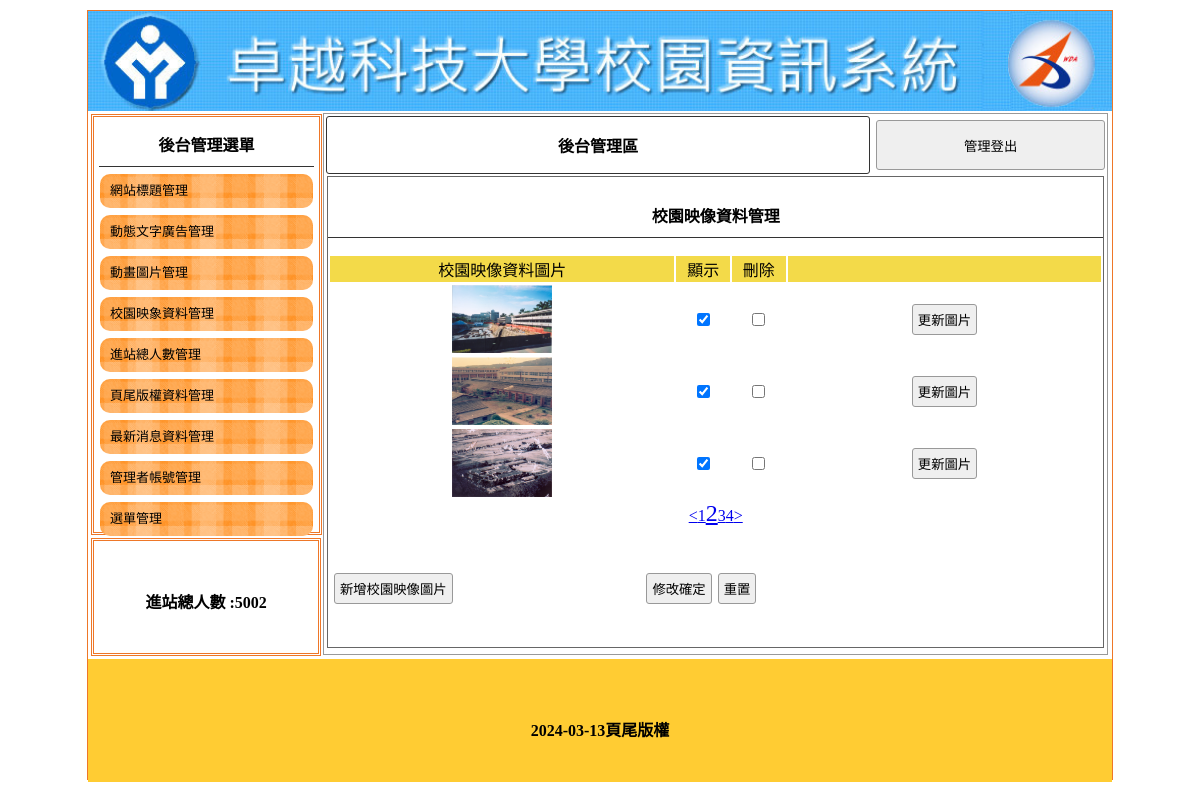
The page /back.php?do=image&p=2 on the database its author committed.
### tables this page shows
CREATE TABLE `titles` (
  `id` int(10) UNSIGNED NOT NULL,
  `img` text NOT NULL,
  `text` text NOT NULL,
  `sh` int(1) NOT NULL DEFAULT 0
);

CREATE TABLE `total` (
  `id` int(10) UNSIGNED NOT NULL,
  `total` int(5) NOT NULL
);

CREATE TABLE `image` (
  `id` int(10) UNSIGNED NOT NULL,
  `img` text NOT NULL,
  `sh` int(1) NOT NULL DEFAULT 1
);

CREATE TABLE `bottom` (
  `id` int(10) UNSIGNED NOT NULL,
  `bottom` text NOT NULL
);

### api/db.php (called while the page is built, shortened)
<?php
class DB
{
    protected $dsn = "mysql:host=localhost;charset=utf8;dbname=c1-06";
    protected $pdo;
    protected $table;
    public function __construct($table)
    {
        $this->table = $table;
        $this->pdo = new PDO($this->dsn, 'root', '');
    }
    private function a2s($array)
    {
        foreach ($array as $col => $value) {
            $tmp[] = "`$col`='$value'";
        }
        return $tmp;
    }
    function find($id)
    {
        $sql = "select * from `$this->table` where ";
        if (is_array($id)) {
            $tmp = $this->a2s($id);
            $sql .= join(" && ", $tmp);
        } elseif (is_numeric($id)) {
            $sql .= "`id`='$id'";
        } else {
            echo "x type";
        }
        return $this->pdo->query($sql)->fetch(PDO::FETCH_ASSOC);
    }
    private function sql_all($sql, $array, $other)
    {
        if (isset($this->table) && !empty($this->table)) {
            if (is_array($array)) {
                if (!empty($array)) {
                    $tmp = $this->a2s($array);
                    $sql .= " where " . join(" && ", $tmp);
                }
            } else {
                $sql .= " $array ";
            }
            return $sql .= $other;
        } else {
            echo "x table";
        }
    }
    function all($where = '', $other = '')
    {
        $sql = "select * from `$this->table` ";
        $sql = $this->sql_all($sql, $where, $other);
        return $this->pdo->query($sql)->fetchAll(PDO::FETCH_ASSOC);
    }
    function count($where = '', $other = '')
    {
        $sql = "select count(*) from `$this->table` ";
        $sql = $this->sql_all($sql, $where, $other);
        return $this->pdo->query($sql)->fetchColumn();
    }
}
$Title = new DB('titles');
$Total = new DB('total');
$Bottom = new DB('bottom');
if (isset($_GET['do'])) {
    if (isset(${ucfirst($_GET['do'])})) {
        $DB = ${ucfirst($_GET['do'])};
    }
} else {
    $DB = $Title;
}

### back/image.php (the view, shortened to what this page needs)
<div style="width:99%; height:87%; margin:auto; overflow:auto; border:#666 1px solid;">
    <p class="t cent botli">校園映像資料管理</p>
    <form method="post" action="./api/edit.php">
        <table width="100%" style="text-align: center;">
            <tr class="yel">
                <td width="45%">校園映像資料圖片</td>
                <td width="7%">顯示</td>
                <td width="7%">刪除</td>
                <td></td>
            </tr>
            <?php
            $total = $DB->count();
            $div = 3;
            $pages = ceil($total / $div);
            $now = $_GET['p'] ?? 1;
            $start = ($now - 1) * $div;
            $rows = $DB->all(" limit $start,$div");
            foreach ($rows as $row) {
            ?>
                <tr>
                    <td class="cent"><img src="./img/<?= $row['img']; ?>" style="width:100px;height:68px"></td>
                    <td><input type="checkbox" name="sh[]" value="<?= $row['id']; ?>" <?= ($row['sh'] == 1) ? 'checked' : ''; ?>></td>
                    <td>
                        <input type="checkbox" name="del[]" value="<?= $row['id']; ?>">
                    </td>
                    <td><input type="button" value="更新圖片" onclick="op('#cover','#cvr','./model/upload.php?table=<?= $do; ?>&id=<?= $row['id']; ?>')"></td>
                </tr>
            <?php
            }
            ?>
        </table>
        <div class="cent">
                <?php
                if ($now > 1) {
                    $prev = $now - 1;
                    echo "<a href='?do=$do&p=$prev'><</a>";
                }
                for ($i = 1; $i <= $pages; $i++) {
                    $fontsize = ($now == $i) ? '24px' : '16px';
                    echo "<a href='?do=$do&p=$i'style='font-size:$fontsize'>$i</a>";
                }
                if ($now < $pages) {
                    $next = $now + 1;
                    echo "<a href='?do=$do&p=$next'>></a>";
                }
                ?>
            </div>
        <table style="margin-top:40px; width:70%;">
            <tr>
                <td width="200px"><input type="button" onclick="op('#cover','#cvr','./model/<?= $do; ?>.php?table=<?= $do; ?>')" value="新增校園映像圖片"></td>
                <td class="cent"><input type="submit" value="修改確定"><input type="reset" value="重置"></td>
            </tr>
        </table>
    </form>
</div>

### back.php (shortened to what this page needs)
<?php include_once "./api/db.php";?>
<!DOCTYPE html PUBLIC "-//W3C//DTD XHTML 1.0 Transitional//EN" "http://www.w3.org/TR/xhtml1/DTD/xhtml1-transitional.dtd">
<html xmlns="http://www.w3.org/1999/xhtml">
<head>
	<link href="./css/css.css" rel="stylesheet" type="text/css">
</head>
<body>
	<div id="main">
	<?php $row=$Title->find(['sh'=>1]);?>
		<a title="<?=$row['text'];?>" href="./index.php">
			<div class="ti" style="background:url('./img/<?=$row['img'];?>'); background-size:cover;"></div>
		</a>
		<div id="ms">
			<div id="lf" style="float:left;">
				<div id="menuput" class="dbor">
					<span class="t botli">後台管理選單</span>
					<a style="color:#000; font-size:13px; text-decoration:none;" href="?do=title">
						<div class="mainmu">
							網站標題管理 </div>
					</a>
					<a style="color:#000; font-size:13px; text-decoration:none;" href="?do=ad">
						<div class="mainmu">
							動態文字廣告管理 </div>
					</a>
					<a style="color:#000; font-size:13px; text-decoration:none;" href="?do=mvim">
						<div class="mainmu">
							動畫圖片管理 </div>
					</a>
					<a style="color:#000; font-size:13px; text-decoration:none;" href="?do=image">
						<div class="mainmu">
							校園映象資料管理 </div>
					</a>
					<a style="color:#000; font-size:13px; text-decoration:none;" href="?do=total">
						<div class="mainmu">
							進站總人數管理 </div>
					</a>
					<a style="color:#000; font-size:13px; text-decoration:none;" href="?do=bottom">
						<div class="mainmu">
							頁尾版權資料管理 </div>
					</a>
					<a style="color:#000; font-size:13px; text-decoration:none;" href="?do=news">
						<div class="mainmu">
							最新消息資料管理 </div>
					</a>
					<a style="color:#000; font-size:13px; text-decoration:none;" href="?do=admin">
						<div class="mainmu">
							管理者帳號管理 </div>
					</a>
					<a style="color:#000; font-size:13px; text-decoration:none;" href="?do=menu">
						<div class="mainmu">
							選單管理 </div>
					</a>
				</div>
				<div class="dbor" style="margin:3px; width:95%; height:20%; line-height:100px;">
					<span class="t">進站總人數 :<?=$Total->find(1)['total'];?></span>
				</div>
			</div>
			<div class="di" style="height:540px; border:#999 1px solid; width:76.5%; margin:2px 0px 0px 0px; float:left; position:relative; left:20px;">
				<table width="100%">
					<tbody>
						<tr>
							<td style="width:70%;font-weight:800; border:#333 1px solid; border-radius:3px;" class="cent"><a href="?do=admin" style="color:#000; text-decoration:none;">後台管理區</a></td>
							<td><button onclick="location.href='./api/logout.php'" style="width:99%; margin-right:2px; height:50px;">管理登出</button></td>
						</tr>
					</tbody>
				</table>
				<?php
				$do = $_GET['do'] ?? 'title';
				$file = "./back/{$do}.php";
				if (file_exists($file)) {
					include $file;
				} else {
					include "./back/title.php";
				}
				?>
			</div>
		</div>
		<div style="width:1024px; left:0px; position:relative; background:#FC3; margin-top:4px; height:123px; display:block;">
			<span class="t" style="line-height:123px;"><?=$Bottom->find(1)['bottom'];?></span>
		</div>
	</div>
</body>
</html>

### css/css.css (style rules this page uses)
body { padding: 0px; margin: 0px; }
#main { width: 1024px; height: 768px; margin: 10px auto 10px auto; border: #EE7728 1px solid; position: relative; }
.ti { width: 100%; height: 100px; position: relative; background-size: cover; background-repeat: no-repeat; }
.dbor { border: #EE7728 double 3px; margin: 1px; padding: 2px 10px 2px 10px; }
.t { font-weight: 800; display: block; text-align: center; padding: 10px 1px 10px 1px; }
.botli { border-bottom: #333 1px solid; }
.mainmu { position: relative; border-radius: 10px; background: url(../icon/menu.fw.png) center no-repeat; background-size: cover; line-height: 30px; padding: 2px 10px 2px 10px; margin: 7px 1px 7px 1px; }
#lf { height: 540px; width: 21%; display: inline-block; }
#menuput { width: 100%; height: 75%; position: relative; padding: 5px; display: block; margin: 3px; }
.di { display: inline-block; }
.cent { text-align: center; }
input, button { border: #999 1px solid; border-radius: 3px; background: #EFEFEF; padding: 5px; margin: 3px; }
.yel td { background: #F3DA49; text-align: center; }

### rows shown on the page
titles: img (picture)
total: total "5002"
image: img (picture), sh "☑"
image: img (picture), sh "☑"
image: img (picture), sh "☑"
bottom: bottom "2024-03-13頁尾版權"
